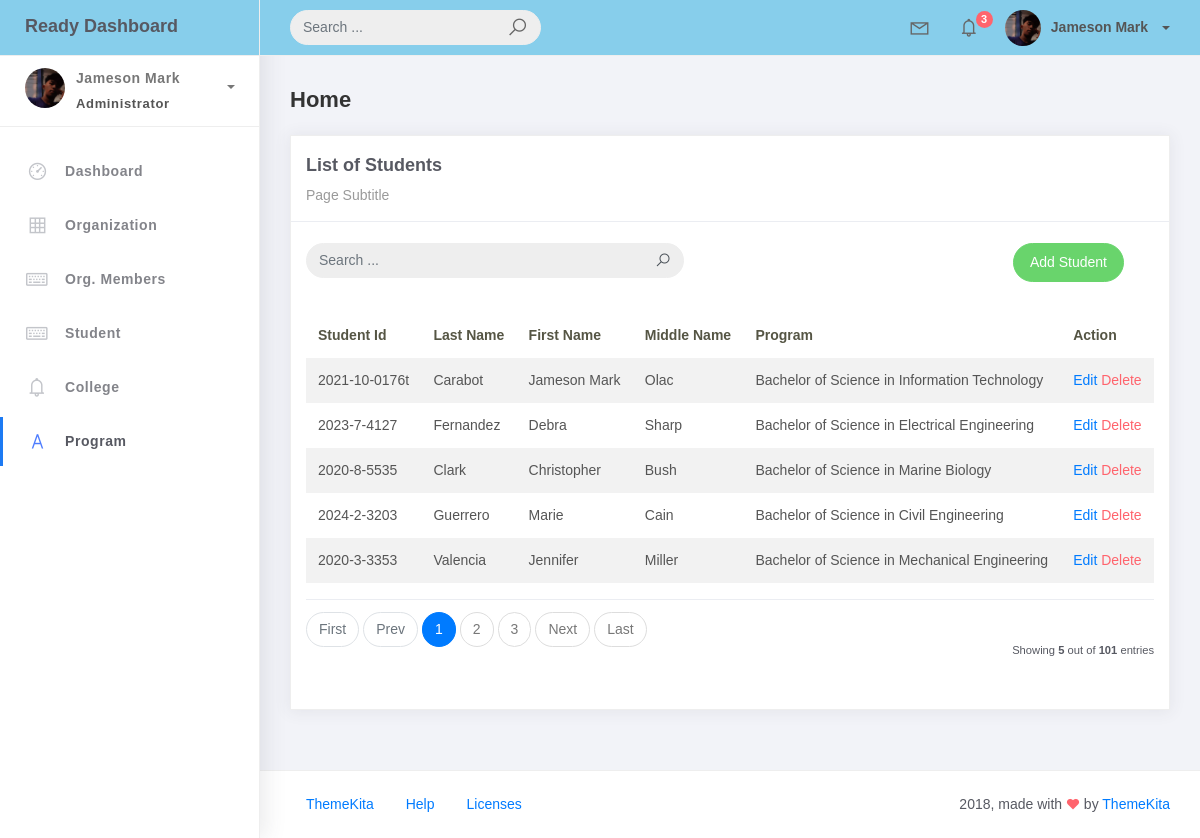
The app's page /studentList with its own data.
### studentorg/models.py (models this page shows, shortened)
class BaseModel(models.Model):
    created_at = models.DateTimeField(auto_now_add=True, db_index=True)
    updated_at = models.DateTimeField(auto_now=True)
    class Meta:
        abstract = True

class Student(BaseModel):
    student_id = models.CharField(max_length=15)
    lastname = models.CharField(max_length=25)
    firstname = models.CharField(max_length=25)
    middlename = models.CharField(max_length=25, blank=True, null=True)
    program = models.ForeignKey(Program, on_delete=models.CASCADE)

class Program(BaseModel):
    prog_name = models.CharField(max_length=150)
    college = models.ForeignKey(College, on_delete= models.CASCADE)
    def __str__(self):
        return self.prog_name

### studentorg/views.py (the view, shortened to what this page needs)
# urls.py: path('studentList', StudentList.as_view(), name='student-list'),
class StudentList(ListView):
    model = Student
    context_object_name = 'student'
    template_name = 'student_list.html'
    paginate_by = 5
    def get_queryset(self):
        qs = super().get_queryset()
        query = self.request.GET.get('q')
        return qs

### templates/student_list.html
{% extends 'base.html' %}
{% load static %}
{% block content %}
<div class="content">
    <div class="container-fluid">
        <h4 class="page-title">Home</h4>
        <div class="row">
            <div class="col-md-12">
                <div class="card">
                    <div class="card-header">
                        <div class="card-title">List of Students</div>
                        <div class="card-category">Page Subtitle</div>
                    </div>
                    <br />
                        <div class="col-md-12 row">
                            <div class="col-md-6">
                                <form class="navbar-form nav-search mr-md-3" action="">
                                    <div class="input-group">
                                        <input type="text" placeholder="Search ..." class="form-control" name="q" />
                                        <div class="input-group-append">
                                            <span class="input-group-text">
                                                <i class="la la-search search icon"></i>
                                            </span>
                                        </div>
                                    </div>
                                </form>
                            </div>
                            <div class="col-md-6">
                                <div class="pull-right">
                                    <a href="{% url 'student-add' %}" class="btn btn-success btn-rounded">Add Student</a>
                                </div>
                            </div>
                        </div>
                    <div class="card-body">
                        <table class="table table-striped mt-3">
                            <thead>
                                <tr>
                                    <th scope="col">Student Id</th>
                                    <th scope="col">Last Name</th>
                                    <th scope="col">First Name</th>
                                    <th scope="col">Middle Name</th>
                                    <th scope="col">Program</th>
                                    <th scope="col">Action</th>
                                </tr>
                            </thead>
                            <tbody>
                                {% for student in object_list %}
                                <tr>
                                    <td>{{ student.student_id }}</td>
                                    <td>{{ student.lastname }}</td>
                                    <td>{{ student.firstname }}</td>
                                    <td>{{ student.middlename }}</td>
                                    <td>{{ student.program }}</td>
                                    <td>
                                        <a href="{% url 'student-update' pk=student.id %}">Edit</a>
                                        <a href="{% url 'student-delete' pk=student.id %}" class="text-danger">Delete</a>
                                    </td>
                                </tr>
                                {% endfor %}
                            </tbody>
                        </table>
                        {% include 'includes/pagination.html' %}
                    </div>
                </div>
            </div>
        </div>
    </div>
</div>
{% endblock %}

### records on screen
Student: student_id "2021-10-0176t", lastname "Carabot", firstname "Jameson Mark", middlename "Olac", program "Bachelor of Science in Information Technology"
Student: student_id "2023-7-4127", lastname "Fernandez", firstname "Debra", middlename "Sharp", program "Bachelor of Science in Electrical Engineering"
Student: student_id "2020-8-5535", lastname "Clark", firstname "Christopher", middlename "Bush", program "Bachelor of Science in Marine Biology"
Student: student_id "2024-2-3203", lastname "Guerrero", firstname "Marie", middlename "Cain", program "Bachelor of Science in Civil Engineering"
Student: student_id "2020-3-3353", lastname "Valencia", firstname "Jennifer", middlename "Miller", program "Bachelor of Science in Mechanical Engineering"

### other values on screen
{{ page_num }} "1"
{{ page_num }} "2" "3"
{{ object_list.count }} "5"
{{ paginator.count }} "101"
